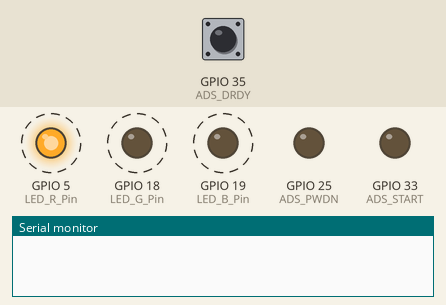
Simulated run of this program. Board: ESP32. Shown: output pins drawn as LEDs (lit = HIGH), the last lines printed to the serial monitor. Dashed ring = blinking. The inputs (shaded band) are chosen by the test bench; at power-on: GPIO 35 (ADS_DRDY) HIGH. Pins used as bus, display or sensor lines are not drawn.

Above: at 0.05 s.
At 1.25 s:
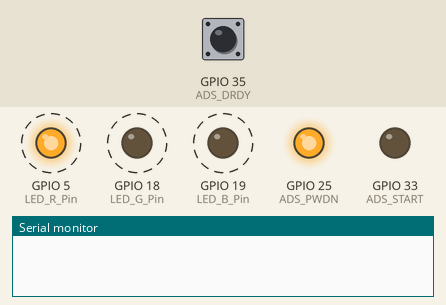
At 2.25 s:
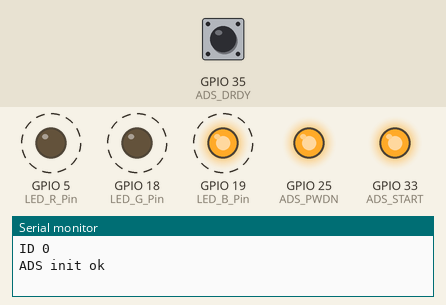
2.3 s: GPIO 35 (ADS_DRDY) pulled LOW for 0.15 s
Timing chart, 0 to 11.3 s (numbered marks = the images above; inputs shaded):
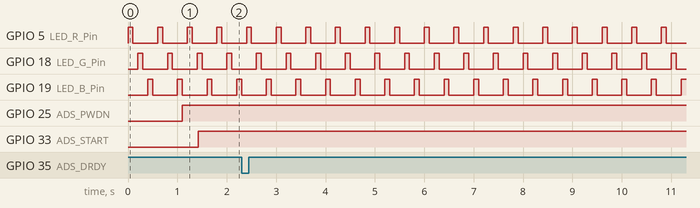

The program:

main.cpp
```cpp
#include <Arduino.h>
#include "bsp_tcp.h"
#include "bsp_ads1299.h"
#include "data_upload.h"

#define LED_R_Pin   5
#define LED_G_Pin   18
#define LED_B_Pin   19

#define BATT_ADC    34
#define ESP_TOUCH2  2
#define ESP_TOUCH3  15


void vSystem_basic_task(void * parameter)
{
  pinMode(LED_R_Pin, OUTPUT);
  pinMode(LED_G_Pin, OUTPUT);
  pinMode(LED_B_Pin, OUTPUT);

  const unsigned char ucLed_Pin[3] = {LED_R_Pin,LED_G_Pin,LED_B_Pin};
  unsigned char i = 0;
  while(1){
    i = i > 2 ? 0 : i;
    digitalWrite(ucLed_Pin[i],HIGH);
    vTaskDelay(100);
    digitalWrite(ucLed_Pin[i],LOW);
    i++;
    vTaskDelay(100);
  }
}


void setup()
{


  Serial.begin(115200);
  Serial.println();

  xTaskCreate(
              vSystem_basic_task,          /*任务函数*/
              "vSystem_basic_task",        /*带任务名称的字符串*/
              1000,                        /*堆栈大小，单位为字节*/
              NULL,                        /*作为任务输入传递的参数*/
              1,                           /*任务的优先级*/
              NULL);                       /*任务句柄*/


  // xTaskCreate(
  //             vTCP_Connect_task,          /*任务函数*/
  //             "vTCP_Connect_task",        /*带任务名称的字符串*/
  //             4000,                       /*堆栈大小，单位为字节*/
  //             NULL,                       /*作为任务输入传递的参数*/
  //             2,                          /*任务的优先级*/
  //             NULL);                      /*任务句柄*/


  xTaskCreate(
              vADS1299_CaptureData_task,           /*任务函数*/
              "vADS1299_CaptureData_task",         /*带任务名称的字符串*/
              12000,                               /*堆栈大小，单位为字节*/
              NULL,                                /*作为任务输入传递的参数*/
              3,                                   /*任务的优先级*/
              NULL);                               /*任务句柄*/


  xTaskCreate(
              vData_Upload_task,           /*任务函数*/
              "vData_Upload_task",         /*带任务名称的字符串*/
              15000,                               /*堆栈大小，单位为字节*/
              NULL,                                /*作为任务输入传递的参数*/
              3,                                   /*任务的优先级*/
              NULL);                               /*任务句柄*/


}


void loop() {
  delay(100);
}
```

bsp_ads1299.h
```cpp
#ifndef __BSP_ADS1299_H__
#define __BSP_ADS1299_H__

#include <Arduino.h>
#include "SPI.h"

void vADS1299_CaptureData_task(void * parameter);


#endif
```

bsp_tcp.h
```cpp
#ifndef __BSP_TCP_H__
#define __BSP_TCP_H__

#include <WiFi.h>

#define UDP_LOCAL_PORT   8010
#define UDP_REMOTTE_PORT 8010

#define TCP_REMOTTE_PORT 8080

enum _TCP_STATUS
{
    STCP_RESET=0,
    STCP_CONNET,
    STCP_CONNECTED,
};


void bsp_wifi_init();
void vTCP_Connect_task(void * parameter);

#endif
```

data_upload.h
```cpp
#ifndef __DATA_UPLOAD_H__
#define __DATA_UPLOAD_H__

#include <WiFi.h>
#include <Arduino.h>


void vData_Upload_task(void * parameter);

#endif
```

bsp_ads1299.cpp
```cpp
#include "bsp_ads1299.h"

// ADS pin define
#define ADS_DRDY     35
#define ADS_CLKSEL   32
#define ADS_START    33
#define ADS_PWDN     25
#define ADS_RESET    26
#define ADS_CS       27
#define ADS_SCLK     14
#define ADS_MISO     12
#define ADS_MOSI     13


/* ADS1299 Commands */
#define ADS1299_WAKEUP_CMD               (0x02)
#define ADS1299_STANDBY_CMD              (0x04)
#define ADS1299_RESET_CMD                (0x06)
#define ADS1299_START_CMD                (0x08)
#define ADS1299_STOP_CMD                 (0x0A)
#define ADS1299_RDATAC_CMD               (0x10)
#define ADS1299_SDATAC_CMD               (0x11)
#define ADS1299_RDATA_CMD                (0x12)
#define ADS1299_READ_REG_CMD             (0x20)
#define ADS1299_WRITE_REG_CMD            (0x40)


#define ADS_1299DEBUG(...)   Serial.printf(__VA_ARGS__)


SPIClass *pHspi = NULL;
uint8_t ucADS_spi_rxbuf[32] = {0};
uint8_t ucADS_spi_txbuf[32] = {0};  //spi操作寄存器使用,仅用于SPI直接操作的函数使用


uint8_t ucADS_Data_RxBuf[30];

void vAds1299_spi_write_read(uint8_t *write_buf, uint8_t *read_buf, uint8_t len)
{
    for (uint8_t i = 0; i < len; i++)
    {
        read_buf[i] = pHspi->transfer(write_buf[i]);
    }
}


void vADS1299_read_register(uint8_t addr, uint8_t *buffer, uint8_t len, uint8_t cs)
{
    ucADS_spi_txbuf[0] = 0x20 + addr;   //0010 0000
    ucADS_spi_txbuf[1] = 0x00 + len - 1;
    memset(ucADS_spi_txbuf + 2,0xff,len);
    digitalWrite(cs, LOW);
    vAds1299_spi_write_read(ucADS_spi_txbuf, ucADS_spi_rxbuf, 2);
    vAds1299_spi_write_read(ucADS_spi_txbuf+2, buffer, len);
    digitalWrite(cs, HIGH);
}


void vADS1299_write_register(uint8_t addr, uint8_t *buffer, uint8_t len, uint8_t cs)
{
    ucADS_spi_txbuf[0] = 0x40 + addr;  //0100 0000
    ucADS_spi_txbuf[1] = 0x00 + len - 1;
    digitalWrite(cs, LOW);
    vAds1299_spi_write_read(ucADS_spi_txbuf, ucADS_spi_rxbuf, 2);
    vAds1299_spi_write_read(buffer, ucADS_spi_rxbuf, len);
    digitalWrite(cs, HIGH);
}


void ADS129x_Send_CMD(uint8_t *cmd, uint8_t len, uint8_t cs)
{
    digitalWrite(cs, LOW);
    vAds1299_spi_write_read(cmd, ucADS_spi_rxbuf, len);
    digitalWrite(cs, HIGH);
}


void vADS_ControlPin_Init()
{
    uint8_t tmpcmd[2] = {ADS1299_SDATAC_CMD, 0x00};
    pinMode(ADS_DRDY,INPUT_PULLUP);
    pinMode(ADS_CLKSEL,OUTPUT);
    pinMode(ADS_START,OUTPUT);
    pinMode(ADS_PWDN,OUTPUT);
    pinMode(ADS_RESET,OUTPUT);

    pHspi = new SPIClass(HSPI);
    pHspi->begin(ADS_SCLK,ADS_MISO,ADS_MOSI,-1);  //CS 引脚不使用SPI控制使用软件控制
    pHspi->setBitOrder(MSBFIRST);
    pHspi->setFrequency(200000); //10Mhz
    pHspi->setDataMode(SPI_MODE1);
    pHspi->setHwCs(false);
    pinMode(ADS_CS,OUTPUT);
    digitalWrite(ADS_CS,HIGH);

    vTaskDelay(100);
    // configure  the ADS1299 chip


    digitalWrite(ADS_PWDN,LOW);
    digitalWrite(ADS_RESET,LOW);
    digitalWrite(ADS_CLKSEL,LOW);  //ADS CLKSEL
    vTaskDelay(1000);

    digitalWrite(ADS_PWDN,HIGH);
    digitalWrite(ADS_RESET,HIGH);
    vTaskDelay(200);

    tmpcmd[0] = ADS1299_RESET_CMD;
    ADS129x_Send_CMD(tmpcmd, 2, ADS_CS);
    vTaskDelay(10);

    tmpcmd[0] = ADS1299_SDATAC_CMD;
    ADS129x_Send_CMD(tmpcmd, 2, ADS_CS);
    vTaskDelay(10);

    //configuration res
    // tmpcmd[0] = 0x03<<5 | 0x01<<3 | 1<<0;
    // vADS1299_write_register(0x03,tmpcmd,2,ADS_CS);  //1 : BIASREF signal (AVDD + AVSS) / 2 generated internally
    // vTaskDelay(10);


    // // tmpcmd[0] = 0xD0;
    // // vADS1299_write_register(0x02,tmpcmd,2,ADS_CS);  //1 : test signal generate in internal
    // // vTaskDelay(10);


    const uint8_t ucCHnSET_Adress[8] = {0x05,0x06,0x07,0x08,0x09,0x0A,0x0B,0x0C};
    //configuration CHnSET: Individual Channel Settings Register
    for(uint8_t i = 0 ; i < 8 ; i ++)
    {
        tmpcmd[0] = 0x00 | 0x04<<4 ;// | 1<<3; // PGA set to 8  //将INP连接至SRB2
        vADS1299_write_register(ucCHnSET_Adress[i],tmpcmd,2,ADS_CS);
        vTaskDelay(10);
    }


    uint8_t ucRx_ID[1];
    vADS1299_read_register(0x00,ucRx_ID,1,ADS_CS);
    ADS_1299DEBUG("ID %x \n",ucRx_ID[0]&0x03);


    tmpcmd[0] = ADS1299_SDATAC_CMD;
    ADS129x_Send_CMD(tmpcmd, 2, ADS_CS);
    vTaskDelay(10);
    tmpcmd[0] = ADS1299_START_CMD;
    ADS129x_Send_CMD(tmpcmd, 2, ADS_CS);
    vTaskDelay(10);
    tmpcmd[0] = ADS1299_RDATAC_CMD;
    ADS129x_Send_CMD(tmpcmd, 2, ADS_CS);  //turn on continual convention

    digitalWrite(ADS_START,HIGH);


    // tmpcmd[0] = 0xD0;
    // vADS1299_write_register(0x02,tmpcmd,2,ADS_CS);  //1 : test signal generate in internal
    // vTaskDelay(10);


}


//读取ADS1299数据
void vADS1299_Receive_Data(uint8_t *read_buf, uint8_t len)
{
    digitalWrite(ADS_CS, LOW);
    pHspi->transfer(ADS1299_RDATA_CMD);
    for (uint8_t i = 0; i < len; i++)
    {
        read_buf[i] = pHspi->transfer(0x00);
    }
    digitalWrite(ADS_CS, HIGH);

}


int32_t iADS_EEG_Data[8] = {0};


//　负数的补码转换为源码：符号位不变，数值位按位取反，末位加一。
void vDecodingDat_Upload(uint8_t OriginalData[])
{
    int32_t iDecodingData[8];
    int32_t iDateTemp = 0x00;
    uint8_t j = 0;
    for(uint8_t i = 3 ; i < 27 ; i += 3)
    {

        iDateTemp = OriginalData[i]<<16 | OriginalData[i+1]<<8 | OriginalData[i+2];


        iDateTemp ^= 0x00800000;

        // if(iDateTemp & 1 <<23)
        //  {
        //     iDateTemp = ~iDateTemp;  // 符号位不变其余为按位取反
        //     iDateTemp++;
        //     iDateTemp &= 0x007FFFFF;  //
        //     iDateTemp *= -1;
        // }

        iDecodingData[j++] = iDateTemp;

        // ADS_1299DEBUG(" %x ",iDateTemp);
    }


        // ADS_1299DEBUG("CH0,%d;CH1,%d;Ch2,%d;CH3,%d;CH4,%d;CH5,%d;CH6,%d;CH7,%d;",iDecodingData[0],iDecodingData[1],iDecodingData[2],iDecodingData[3],\
        //                                                                         iDecodingData[4],iDecodingData[5],iDecodingData[6],iDecodingData[7]);

        ADS_1299DEBUG("CH3,%d",iDecodingData[2]);
        ADS_1299DEBUG("\n");
}


void vOriginalData_Upload(uint8_t OriginalData[])
{

    uint8_t i;
    if(OriginalData[0] == 0xc0)
    {
        for( i = 0 ; i <27; i++)   // i < 27
        {
            ADS_1299DEBUG("%x,",OriginalData[i]);
        }
        ADS_1299DEBUG("\n");
    }
    else
    {
        ADS_1299DEBUG("None\n");
    }


}

void vADS1299_CaptureData_task(void * parameter)
{
    vADS_ControlPin_Init();  //ADS1299 Init
    ADS_1299DEBUG("ADS init ok");
    uint8_t ucReadFlg = 0x00;
    uint32_t cent = 0;
    while (1)
    {
        if((digitalRead(ADS_DRDY)==0) && (ucReadFlg==0x01))
        {
            vADS1299_Receive_Data(ucADS_Data_RxBuf,28);
            vOriginalData_Upload(ucADS_Data_RxBuf);
            ucReadFlg = 0x00;
        }
        else
        {
            ucReadFlg = 0x01;
        }

        if(cent++%40 == 0)
        {
          //  ADS_1299DEBUG("None %d \n",cent);
        }

        vTaskDelay(10);
    }

}
```

bsp_tcp.cpp
```cpp
#include <Arduino.h>
#include <WiFi.h>
#include "bsp_tcp.h"


const char *ssid = "junglyfly";
const char *password = "abcd1234";

const IPAddress serverIP(192,168,50,14); //欲访问的地址

uint16_t serverPort = 8000;         //服务器端口号

WiFiClient client; //声明一个客户端对象，用于与服务器进行连接

void bsp_wifi_init()
{
    WiFi.mode(WIFI_STA);
    WiFi.setSleep(false); //关闭STA模式下wifi休眠，提高响应速度
    WiFi.begin(ssid, password);
    while (WiFi.status() != WL_CONNECTED)
    {
        vTaskDelay(500);
        Serial.print(".");
    }
    Serial.println("Connected");
    Serial.print("IP Address:");
    Serial.println(WiFi.localIP());
}


void vTCP_Connect_task(void * parameter)
{

    bsp_wifi_init();
    while (1)
    {
        Serial.println("try visit address of destination");
        if (client.connect(serverIP, serverPort)) //尝试访问目标地址
        {
            Serial.println("visit success");
            client.print("Hello world!");                    //向服务器发送数据
            while (client.connected() || client.available()) //如果已连接或有收到的未读取的数据
            {
                if (client.available()) //如果有数据可读取
                {
                    String line = client.readStringUntil('\n'); //读取数据到换行符
                    Serial.print("get data");
                    Serial.println(line);
                    client.write(line.c_str()); //将收到的数据回发
                }
            }
            Serial.println("close connection");
            client.stop(); //关闭客户端
        }
        else
        {
            Serial.println("visit failure");
            client.stop(); //关闭客户端
        }

        vTaskDelay(600);
    }

}
```

data_upload.cpp
```cpp
#include "data_upload.h"


#define DATA_UPLOAD(...)   Serial.printf(__VA_ARGS__)


void vData_Upload_task(void * parameter)
{
    float i=0;
    float a,b;
    while (1)
    {
        a = sin(i)*100;
        b = cos(i++)*100;
      //  DATA_UPLOAD("A,%f;B,%f\n",a,b);
        vTaskDelay(20);

    }

}
```

Measured:
- by itself, GPIO 5 (LED_R_Pin), GPIO 18 (LED_G_Pin), GPIO 19 (LED_B_Pin): alternates HIGH for 0.10 s and LOW for 0.50 s
